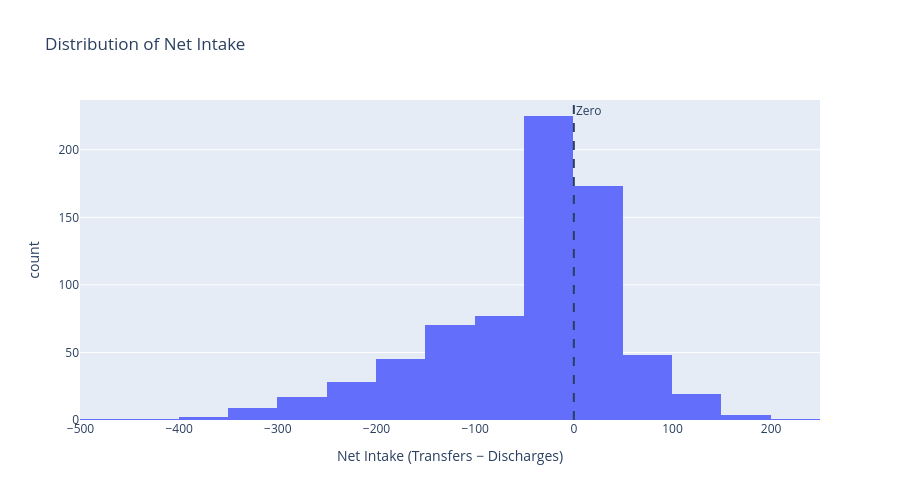

Notebook cell for this chart:
### Markdown cell above
#### Distribution of Net Intake

### Code cell
fig = px.histogram(
    df,
    x="Net_Intake",
    nbins=30,
    title="Distribution of Net Intake",
    labels={
        "Net_Intake": "Net Intake (Transfers − Discharges)"
    }
)

fig.add_vline(
    x=0,
    line_dash="dash",
    annotation_text="Zero"
)

fig.update_layout(
    height=500
)

fig.show()

### Figure 1 — Plotly figure (JSON) as saved in the notebook; plotly's stock layout.template omitted (floating-point values rounded to 4 significant figures; data arrays with more than 128 entries replaced by an {"elided": "..."} marker saying what was removed)
{"data": [{"bingroup": "x", "hovertemplate": "Net Intake (Transfers − Discharges)=%{x}<br>count=%{y}<extra></extra>", "legendgroup": "", "marker": {"color": "#636efa", "pattern": {"shape": ""}}, "name": "", "nbinsx": 30, "orientation": "v", "showlegend": false, "type": "histogram", "x": {"elided": "720 int values"}, "xaxis": "x", "yaxis": "y"}], "layout": {"annotations": [{"showarrow": false, "text": "Zero", "x": 0, "xanchor": "left", "xref": "x", "y": 1, "yanchor": "top", "yref": "y domain"}], "barmode": "relative", "height": 500, "legend": {"tracegroupgap": 0}, "shapes": [{"line": {"dash": "dash"}, "type": "line", "x0": 0, "x1": 0, "xref": "x", "y0": 0, "y1": 1, "yref": "y domain"}], "title": {"text": "Distribution of Net Intake"}, "xaxis": {"anchor": "y", "domain": [0, 1], "title": {"text": "Net Intake (Transfers − Discharges)"}}, "yaxis": {"anchor": "x", "domain": [0, 1], "title": {"text": "count"}}}}
